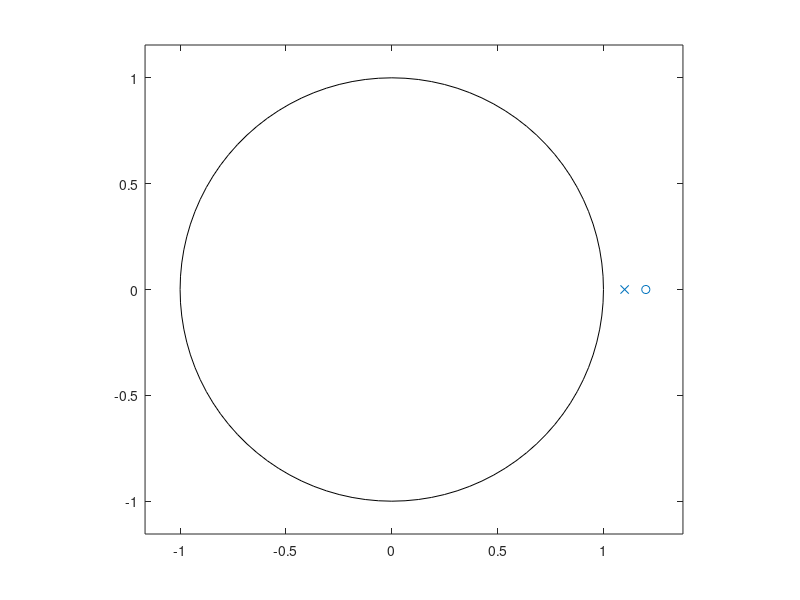
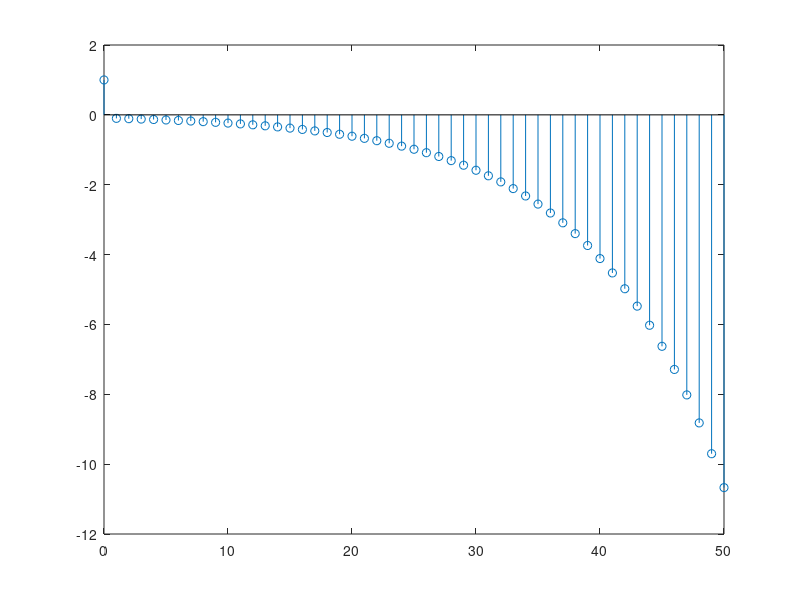

Here is the MATLAB script that generated these plots, in order:
% Es 12

% Given y(n) = x(n) - a x(n-1) + b y(n-1) 
% Which is the expression of H(z)?
% Which is the value of h(0)?
% Compute and plot the zeros and poles.
% Plot h(n) for n in [0, 50] for a = 0.5 and b = 0.2. 
% Plot h(n) for n in [0, 50] for a = 1.2 and b = 0.2
% Plot h(n) for n in [0, 50] for a = 1.2 and b = 1.1
% In which situations is the system stable?

close all
clearvars
clc

%% parameters

a = 1.2;
b = 1.1;

% denominator
A_z = [1, -b];
% numerator
B_z = [1, -a];

%%% h(0) must be 1.

%% zeros and poles

% be careful in defining the variable for the zeros with a name different 
% from 'zeros', which is a MATLAB function.
zeroes = roots(B_z);
poles = roots(A_z);

%% plot them

figure; 
zplane(zeroes, poles);
grid

%% h(n) 

n = 0:50;
delta = zeros(size(n));
delta(1) = 1;
h = filter(B_z, A_z, delta);

%% plot h(n)

figure, 
stem(n, h);
